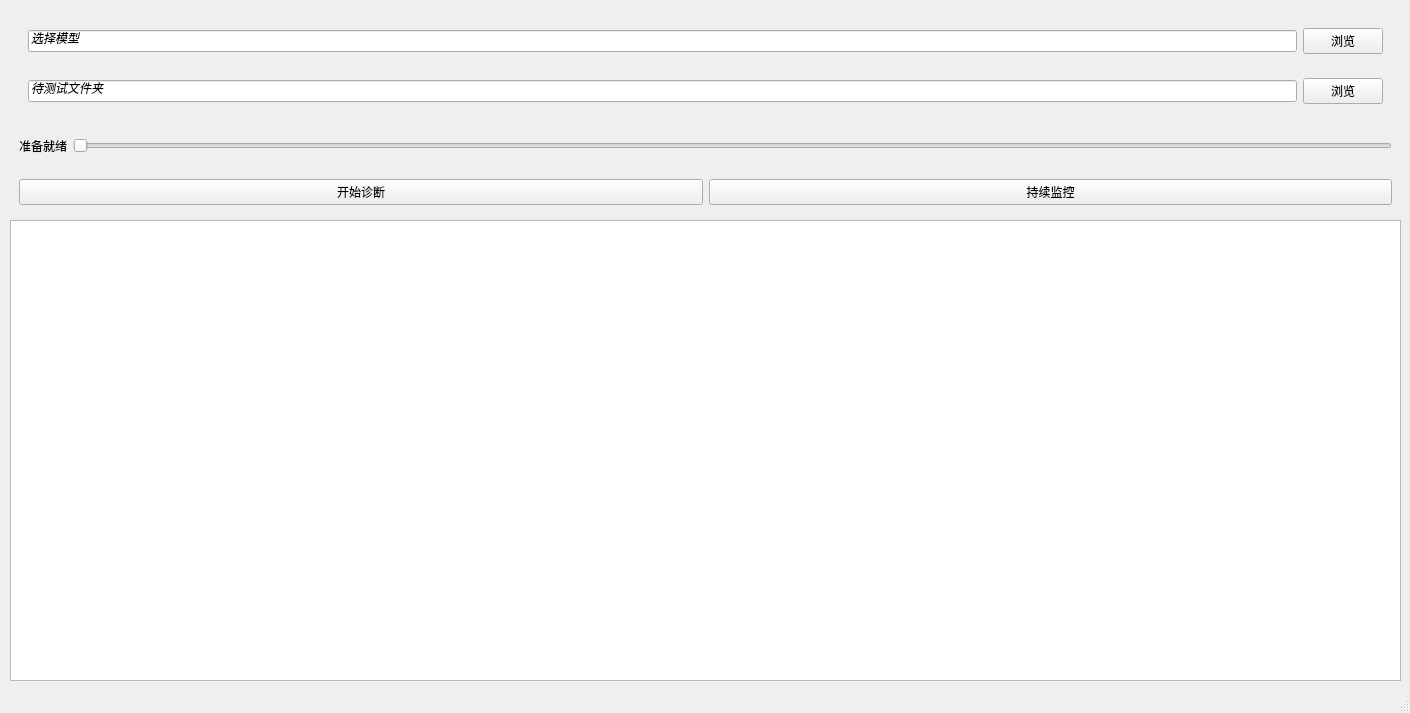
<?xml version="1.0" encoding="UTF-8"?>
<ui version="4.0">
 <class>MainWindow</class>
 <widget class="QMainWindow" name="MainWindow">
  <property name="geometry">
   <rect>
    <x>0</x>
    <y>0</y>
    <width>1410</width>
    <height>713</height>
   </rect>
  </property>
  <property name="minimumSize">
   <size>
    <width>1410</width>
    <height>713</height>
   </size>
  </property>
  <property name="windowTitle">
   <string>MainWindow</string>
  </property>
  <widget class="QWidget" name="centralwidget">
   <widget class="QWidget" name="widget_5" native="true">
    <property name="geometry">
     <rect>
      <x>10</x>
      <y>10</y>
      <width>1391</width>
      <height>671</height>
     </rect>
    </property>
    <property name="minimumSize">
     <size>
      <width>1391</width>
      <height>671</height>
     </size>
    </property>
    <property name="maximumSize">
     <size>
      <width>1391</width>
      <height>671</height>
     </size>
    </property>
    <layout class="QVBoxLayout" name="verticalLayout_2">
     <item>
      <widget class="QWidget" name="widget_3" native="true">
       <layout class="QVBoxLayout" name="verticalLayout">
        <item>
         <widget class="QWidget" name="widget" native="true">
          <layout class="QHBoxLayout" name="horizontalLayout_2">
           <item>
            <layout class="QHBoxLayout" name="horizontalLayout">
             <property name="sizeConstraint">
              <enum>QLayout::SizeConstraint::SetDefaultConstraint</enum>
             </property>
             <item>
              <widget class="QLineEdit" name="lineEdit_model">
               <property name="font">
                <font>
                 <italic>true</italic>
                </font>
               </property>
               <property name="text">
                <string>选择模型</string>
               </property>
              </widget>
             </item>
             <item>
              <widget class="QPushButton" name="btn_browse_model">
               <property name="text">
                <string>浏览</string>
               </property>
              </widget>
             </item>
            </layout>
           </item>
          </layout>
         </widget>
        </item>
        <item>
         <widget class="QWidget" name="widget_2" native="true">
          <layout class="QHBoxLayout" name="horizontalLayout_3">
           <item>
            <layout class="QHBoxLayout" name="horizontalLayout_4">
             <item>
              <widget class="QLineEdit" name="lineEdit_folder">
               <property name="font">
                <font>
                 <italic>true</italic>
                </font>
               </property>
               <property name="text">
                <string>待测试文件夹</string>
               </property>
              </widget>
             </item>
             <item>
              <widget class="QPushButton" name="btn_browse_folder">
               <property name="text">
                <string>浏览</string>
               </property>
              </widget>
             </item>
            </layout>
           </item>
          </layout>
         </widget>
        </item>
       </layout>
      </widget>
     </item>
     <item>
      <widget class="QWidget" name="widget_6" native="true">
       <layout class="QHBoxLayout" name="horizontalLayout_6">
        <item>
         <widget class="QLabel" name="label_status">
          <property name="text">
           <string>准备就绪</string>
          </property>
         </widget>
        </item>
        <item>
         <widget class="QSlider" name="progressBar">
          <property name="orientation">
           <enum>Qt::Orientation::Horizontal</enum>
          </property>
         </widget>
        </item>
       </layout>
      </widget>
     </item>
     <item>
      <widget class="QWidget" name="widget_4" native="true">
       <layout class="QHBoxLayout" name="horizontalLayout_5">
        <item>
         <widget class="QPushButton" name="btn_start_diagnosis">
          <property name="text">
           <string>开始诊断</string>
          </property>
         </widget>
        </item>
        <item>
         <widget class="QPushButton" name="btn_continuous_monitor">
          <property name="text">
           <string>持续监控</string>
          </property>
         </widget>
        </item>
       </layout>
      </widget>
     </item>
     <item>
      <widget class="QTableWidget" name="tableWidget_results"/>
     </item>
    </layout>
   </widget>
  </widget>
  <widget class="QMenuBar" name="menubar">
   <property name="geometry">
    <rect>
     <x>0</x>
     <y>0</y>
     <width>1410</width>
     <height>21</height>
    </rect>
   </property>
  </widget>
  <widget class="QStatusBar" name="statusbar"/>
 </widget>
 <resources/>
 <connections/>
</ui>
